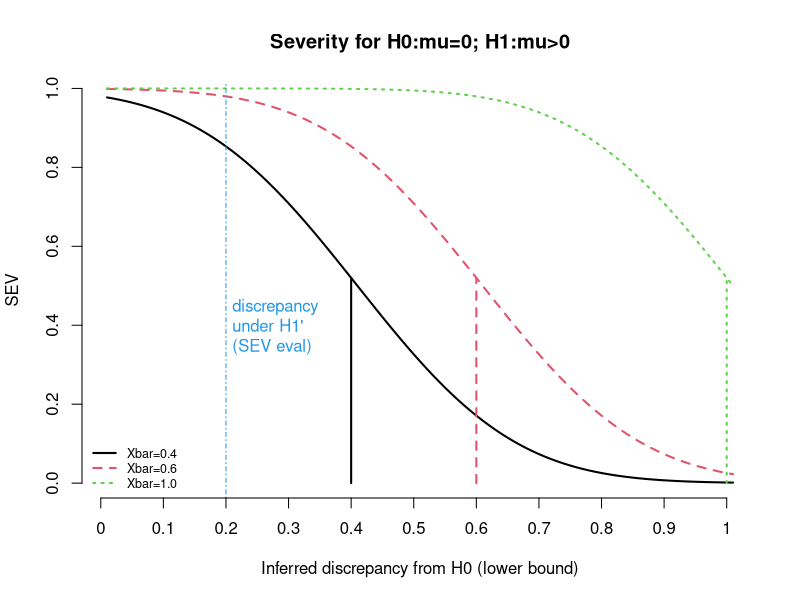

Generate this figure with R:
save.pdf = F

# Sig level.
sig <- 0.05

# Hypothesis.
# H0 : mu = 0
# H1 : mu > 0

# Parameters of the experiment.
sd <- 2
n <- 100

# The three outcomes.
mu1 <- 0.4
mu2 <- 0.6
mu3 <- 1.0

# Significance tests for the tree outcomes.
se <- sd/sqrt(n)

z1 <- mu1/se
p1 <- 1-pnorm(z1)

z2 <- mu2/se
p2 <- 1-pnorm(z2)

z3 <- mu3/se
p3 <- 1-pnorm(z3)

p1 <= sig
p2 <= sig
p3 <= sig

### Severity curves for the outcomes.

# 1. Get z statistics for a range of discrepancies from H0.
ds <- seq(0, 1, 0.01)
zs <- ds/se

# 2. Get difference between z for observed and hypothetical discrepancy.
z1s <- zs-z1
z2s <- zs-z2
z3s <- zs-z3

# 3. Get corresponding p value.
sevs1 <- 1-pnorm(z1s)
sevs2 <- 1-pnorm(z2s)
sevs3 <- 1-pnorm(z3s)

# 4. Make sure you understand the results bloody well. — Thanks, Jackie!

# 5. Plot it to impress sharp-minded scientists.

if (save.pdf) pdf("severity.pdf")

plot(sevs1, type = "l", xaxt = "n", bty = "n", ylab = "", xlab = "",
     col = 1, lty = 1, lwd = 2)
lines(sevs2, col = 2, lty =2, lwd = 2)
lines(sevs3, col = 3, lty = 3, lwd = 2)

abline(v = 0.2 * 100, col = 4, lty = 4)
text(x = 0.21 * 100, y = 0.4, labels = "discrepancy\nunder H1'\n(SEV eval)",
     col = 4, adj = 0)

lines(x = c(mu1 * 100, mu1 * 100), y = c(0, sevs1[mu1*100]),
      col = 1, lty = 1, lwd = 2)
text(x = (mu1 + 0.01) * 100, y = 0.4, labels = "", col = 1, adj = 0)

lines(x = c(mu2 * 100, mu2 * 100), y = c(0, sevs2[mu2*100]),
      col = 2, lty = 2, lwd = 2)
text(x = (mu2 + 0.01) * 100, y = 0.4, labels = "", col = 2, adj = 0)

lines(x = c(mu3 * 100, mu3 * 100), y = c(0, sevs3[mu3*100]),
      col = 3, lty = 3, lwd = 2)
text(x = (mu3 + 0.01) * 100, y = 0.4, labels = "", col = 3, adj = 0)

axis(1, at = seq(0, 100, 10), labels = seq(0, 1, 0.1))
title("Severity for H0:mu=0; H1:mu>0",
      xlab="Inferred discrepancy from H0 (lower bound)", ylab="SEV")
legend("bottomleft", c("Xbar=0.4", "Xbar=0.6", "Xbar=1.0"),
       bty = "n", col = 1:3, lty = 1:3, cex = 0.75, lwd = 2)

if (save.pdf) dev.off()
